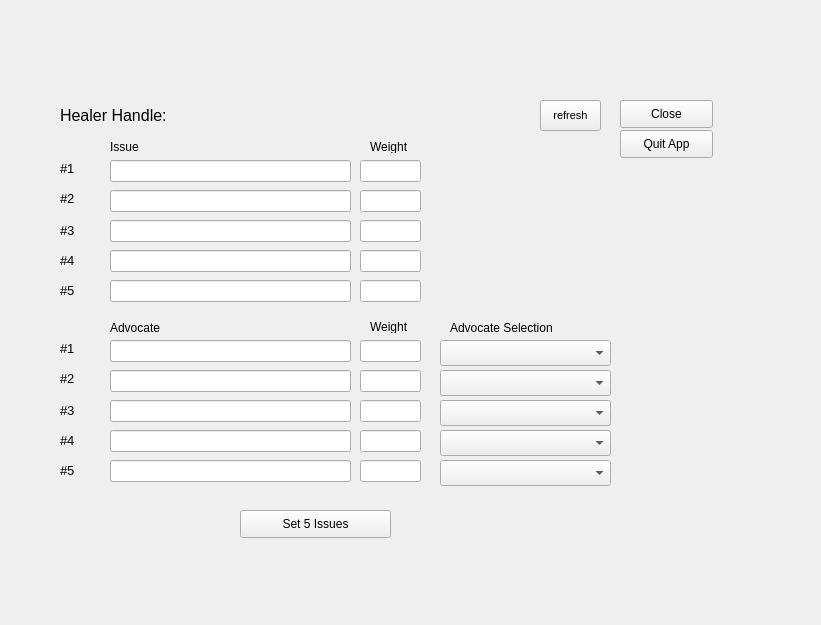
<?xml version="1.0" encoding="UTF-8"?>
<ui version="4.0">
 <class>Form</class>
 <widget class="QWidget" name="Form">
  <property name="geometry">
   <rect>
    <x>0</x>
    <y>0</y>
    <width>821</width>
    <height>625</height>
   </rect>
  </property>
  <property name="windowkind">
   <string>Form</string>
  </property>
  <widget class="QLineEdit" name="issue_5">
   <property name="geometry">
    <rect>
     <x>110</x>
     <y>280</y>
     <width>241</width>
     <height>22</height>
    </rect>
   </property>
   <property name="font">
    <font>
     <pointsize>8</pointsize>
    </font>
   </property>
  </widget>
  <widget class="QLineEdit" name="issue_weight_2">
   <property name="geometry">
    <rect>
     <x>360</x>
     <y>190</y>
     <width>61</width>
     <height>22</height>
    </rect>
   </property>
   <property name="font">
    <font>
     <pointsize>8</pointsize>
    </font>
   </property>
  </widget>
  <widget class="QLabel" name="label_8">
   <property name="geometry">
    <rect>
     <x>60</x>
     <y>250</y>
     <width>41</width>
     <height>20</height>
    </rect>
   </property>
   <property name="font">
    <font>
     <pointsize>10</pointsize>
    </font>
   </property>
   <property name="text">
    <string>#4</string>
   </property>
  </widget>
  <widget class="QComboBox" name="advocate_combo_5">
   <property name="geometry">
    <rect>
     <x>440</x>
     <y>460</y>
     <width>171</width>
     <height>26</height>
    </rect>
   </property>
   <property name="font">
    <font>
     <pointsize>8</pointsize>
    </font>
   </property>
  </widget>
  <widget class="QLineEdit" name="issue_weight_7">
   <property name="geometry">
    <rect>
     <x>360</x>
     <y>370</y>
     <width>61</width>
     <height>22</height>
    </rect>
   </property>
   <property name="font">
    <font>
     <pointsize>8</pointsize>
    </font>
   </property>
  </widget>
  <widget class="QLabel" name="label_11">
   <property name="geometry">
    <rect>
     <x>60</x>
     <y>460</y>
     <width>41</width>
     <height>20</height>
    </rect>
   </property>
   <property name="font">
    <font>
     <pointsize>10</pointsize>
    </font>
   </property>
   <property name="text">
    <string>#5</string>
   </property>
  </widget>
  <widget class="QLineEdit" name="issue_weight_6">
   <property name="geometry">
    <rect>
     <x>360</x>
     <y>340</y>
     <width>61</width>
     <height>22</height>
    </rect>
   </property>
   <property name="font">
    <font>
     <pointsize>8</pointsize>
    </font>
   </property>
  </widget>
  <widget class="QLabel" name="label_9">
   <property name="geometry">
    <rect>
     <x>60</x>
     <y>280</y>
     <width>41</width>
     <height>20</height>
    </rect>
   </property>
   <property name="font">
    <font>
     <pointsize>10</pointsize>
    </font>
   </property>
   <property name="text">
    <string>#5</string>
   </property>
  </widget>
  <widget class="QPushButton" name="refresh_all_button">
   <property name="geometry">
    <rect>
     <x>540</x>
     <y>100</y>
     <width>61</width>
     <height>31</height>
    </rect>
   </property>
   <property name="font">
    <font>
     <pointsize>8</pointsize>
    </font>
   </property>
   <property name="text">
    <string>refresh</string>
   </property>
  </widget>
  <widget class="QLineEdit" name="issue_4">
   <property name="geometry">
    <rect>
     <x>110</x>
     <y>250</y>
     <width>241</width>
     <height>22</height>
    </rect>
   </property>
   <property name="font">
    <font>
     <pointsize>8</pointsize>
    </font>
   </property>
  </widget>
  <widget class="QLabel" name="label_10">
   <property name="geometry">
    <rect>
     <x>60</x>
     <y>370</y>
     <width>31</width>
     <height>16</height>
    </rect>
   </property>
   <property name="font">
    <font>
     <pointsize>10</pointsize>
    </font>
   </property>
   <property name="text">
    <string>#2</string>
   </property>
  </widget>
  <widget class="QLabel" name="label_2">
   <property name="geometry">
    <rect>
     <x>60</x>
     <y>160</y>
     <width>31</width>
     <height>16</height>
    </rect>
   </property>
   <property name="font">
    <font>
     <pointsize>10</pointsize>
    </font>
   </property>
   <property name="text">
    <string>#1</string>
   </property>
  </widget>
  <widget class="QComboBox" name="advocate_combo_1">
   <property name="geometry">
    <rect>
     <x>440</x>
     <y>340</y>
     <width>171</width>
     <height>26</height>
    </rect>
   </property>
   <property name="font">
    <font>
     <pointsize>8</pointsize>
    </font>
   </property>
  </widget>
  <widget class="QLineEdit" name="issue_3">
   <property name="geometry">
    <rect>
     <x>110</x>
     <y>220</y>
     <width>241</width>
     <height>22</height>
    </rect>
   </property>
   <property name="font">
    <font>
     <pointsize>8</pointsize>
    </font>
   </property>
  </widget>
  <widget class="QLineEdit" name="issue_2">
   <property name="geometry">
    <rect>
     <x>110</x>
     <y>190</y>
     <width>241</width>
     <height>22</height>
    </rect>
   </property>
   <property name="font">
    <font>
     <pointsize>8</pointsize>
    </font>
   </property>
  </widget>
  <widget class="QComboBox" name="advocate_combo_4">
   <property name="geometry">
    <rect>
     <x>440</x>
     <y>430</y>
     <width>171</width>
     <height>26</height>
    </rect>
   </property>
   <property name="font">
    <font>
     <pointsize>8</pointsize>
    </font>
   </property>
  </widget>
  <widget class="QLabel" name="label_12">
   <property name="geometry">
    <rect>
     <x>60</x>
     <y>400</y>
     <width>21</width>
     <height>20</height>
    </rect>
   </property>
   <property name="font">
    <font>
     <pointsize>10</pointsize>
    </font>
   </property>
   <property name="text">
    <string>#3</string>
   </property>
  </widget>
  <widget class="QLabel" name="label_6">
   <property name="geometry">
    <rect>
     <x>110</x>
     <y>320</y>
     <width>81</width>
     <height>16</height>
    </rect>
   </property>
   <property name="text">
    <string>Advocate</string>
   </property>
  </widget>
  <widget class="QLineEdit" name="issue_1">
   <property name="geometry">
    <rect>
     <x>110</x>
     <y>160</y>
     <width>241</width>
     <height>22</height>
    </rect>
   </property>
   <property name="font">
    <font>
     <pointsize>8</pointsize>
    </font>
   </property>
  </widget>
  <widget class="QPushButton" name="set5issues">
   <property name="geometry">
    <rect>
     <x>240</x>
     <y>510</y>
     <width>151</width>
     <height>28</height>
    </rect>
   </property>
   <property name="text">
    <string>Set 5 Issues</string>
   </property>
  </widget>
  <widget class="QLineEdit" name="issue_weight_9">
   <property name="geometry">
    <rect>
     <x>360</x>
     <y>430</y>
     <width>61</width>
     <height>22</height>
    </rect>
   </property>
   <property name="font">
    <font>
     <pointsize>8</pointsize>
    </font>
   </property>
  </widget>
  <widget class="QPushButton" name="quit_button">
   <property name="geometry">
    <rect>
     <x>620</x>
     <y>130</y>
     <width>93</width>
     <height>28</height>
    </rect>
   </property>
   <property name="text">
    <string>Quit App</string>
   </property>
  </widget>
  <widget class="QComboBox" name="advocate_combo_2">
   <property name="geometry">
    <rect>
     <x>440</x>
     <y>370</y>
     <width>171</width>
     <height>26</height>
    </rect>
   </property>
   <property name="font">
    <font>
     <pointsize>8</pointsize>
    </font>
   </property>
  </widget>
  <widget class="QLabel" name="label_13">
   <property name="geometry">
    <rect>
     <x>60</x>
     <y>430</y>
     <width>41</width>
     <height>20</height>
    </rect>
   </property>
   <property name="font">
    <font>
     <pointsize>10</pointsize>
    </font>
   </property>
   <property name="text">
    <string>#4</string>
   </property>
  </widget>
  <widget class="QLineEdit" name="issue_weight_4">
   <property name="geometry">
    <rect>
     <x>360</x>
     <y>250</y>
     <width>61</width>
     <height>22</height>
    </rect>
   </property>
   <property name="font">
    <font>
     <pointsize>8</pointsize>
    </font>
   </property>
  </widget>
  <widget class="QPushButton" name="close_button">
   <property name="geometry">
    <rect>
     <x>620</x>
     <y>100</y>
     <width>93</width>
     <height>28</height>
    </rect>
   </property>
   <property name="text">
    <string>Close</string>
   </property>
  </widget>
  <widget class="QLabel" name="label_15">
   <property name="geometry">
    <rect>
     <x>370</x>
     <y>140</y>
     <width>47</width>
     <height>13</height>
    </rect>
   </property>
   <property name="text">
    <string>Weight</string>
   </property>
  </widget>
  <widget class="QLineEdit" name="issue_7">
   <property name="geometry">
    <rect>
     <x>110</x>
     <y>400</y>
     <width>241</width>
     <height>22</height>
    </rect>
   </property>
   <property name="font">
    <font>
     <pointsize>8</pointsize>
    </font>
   </property>
  </widget>
  <widget class="QLabel" name="label_5">
   <property name="geometry">
    <rect>
     <x>110</x>
     <y>140</y>
     <width>47</width>
     <height>13</height>
    </rect>
   </property>
   <property name="text">
    <string>Issue</string>
   </property>
  </widget>
  <widget class="QLineEdit" name="issue_6">
   <property name="geometry">
    <rect>
     <x>110</x>
     <y>430</y>
     <width>241</width>
     <height>22</height>
    </rect>
   </property>
   <property name="font">
    <font>
     <pointsize>8</pointsize>
    </font>
   </property>
  </widget>
  <widget class="QLabel" name="label_17">
   <property name="geometry">
    <rect>
     <x>450</x>
     <y>320</y>
     <width>121</width>
     <height>16</height>
    </rect>
   </property>
   <property name="text">
    <string>Advocate Selection</string>
   </property>
  </widget>
  <widget class="QLineEdit" name="issue_weight_1">
   <property name="geometry">
    <rect>
     <x>360</x>
     <y>160</y>
     <width>61</width>
     <height>22</height>
    </rect>
   </property>
   <property name="font">
    <font>
     <pointsize>8</pointsize>
    </font>
   </property>
  </widget>
  <widget class="QLineEdit" name="issue_9">
   <property name="geometry">
    <rect>
     <x>110</x>
     <y>340</y>
     <width>241</width>
     <height>22</height>
    </rect>
   </property>
   <property name="font">
    <font>
     <pointsize>8</pointsize>
    </font>
   </property>
  </widget>
  <widget class="QLabel" name="label_7">
   <property name="geometry">
    <rect>
     <x>60</x>
     <y>220</y>
     <width>21</width>
     <height>20</height>
    </rect>
   </property>
   <property name="font">
    <font>
     <pointsize>10</pointsize>
    </font>
   </property>
   <property name="text">
    <string>#3</string>
   </property>
  </widget>
  <widget class="QLabel" name="label_3">
   <property name="geometry">
    <rect>
     <x>60</x>
     <y>100</y>
     <width>301</width>
     <height>31</height>
    </rect>
   </property>
   <property name="font">
    <font>
     <pointsize>12</pointsize>
    </font>
   </property>
   <property name="text">
    <string>Healer Handle:</string>
   </property>
  </widget>
  <widget class="QLineEdit" name="issue_10">
   <property name="geometry">
    <rect>
     <x>110</x>
     <y>370</y>
     <width>241</width>
     <height>22</height>
    </rect>
   </property>
   <property name="font">
    <font>
     <pointsize>8</pointsize>
    </font>
   </property>
  </widget>
  <widget class="QLabel" name="label_4">
   <property name="geometry">
    <rect>
     <x>60</x>
     <y>190</y>
     <width>31</width>
     <height>16</height>
    </rect>
   </property>
   <property name="font">
    <font>
     <pointsize>10</pointsize>
    </font>
   </property>
   <property name="text">
    <string>#2</string>
   </property>
  </widget>
  <widget class="QLabel" name="label_14">
   <property name="geometry">
    <rect>
     <x>60</x>
     <y>340</y>
     <width>31</width>
     <height>16</height>
    </rect>
   </property>
   <property name="font">
    <font>
     <pointsize>10</pointsize>
    </font>
   </property>
   <property name="text">
    <string>#1</string>
   </property>
  </widget>
  <widget class="QComboBox" name="advocate_combo_3">
   <property name="geometry">
    <rect>
     <x>440</x>
     <y>400</y>
     <width>171</width>
     <height>26</height>
    </rect>
   </property>
   <property name="font">
    <font>
     <pointsize>8</pointsize>
    </font>
   </property>
  </widget>
  <widget class="QLineEdit" name="issue_weight_3">
   <property name="geometry">
    <rect>
     <x>360</x>
     <y>220</y>
     <width>61</width>
     <height>22</height>
    </rect>
   </property>
   <property name="font">
    <font>
     <pointsize>8</pointsize>
    </font>
   </property>
  </widget>
  <widget class="QLineEdit" name="issue_weight_8">
   <property name="geometry">
    <rect>
     <x>360</x>
     <y>460</y>
     <width>61</width>
     <height>22</height>
    </rect>
   </property>
   <property name="font">
    <font>
     <pointsize>8</pointsize>
    </font>
   </property>
  </widget>
  <widget class="QLineEdit" name="issue_weight_5">
   <property name="geometry">
    <rect>
     <x>360</x>
     <y>280</y>
     <width>61</width>
     <height>22</height>
    </rect>
   </property>
   <property name="font">
    <font>
     <pointsize>8</pointsize>
    </font>
   </property>
  </widget>
  <widget class="QLabel" name="label_16">
   <property name="geometry">
    <rect>
     <x>370</x>
     <y>320</y>
     <width>47</width>
     <height>13</height>
    </rect>
   </property>
   <property name="text">
    <string>Weight</string>
   </property>
  </widget>
  <widget class="QLineEdit" name="issue_weight_10">
   <property name="geometry">
    <rect>
     <x>360</x>
     <y>400</y>
     <width>61</width>
     <height>22</height>
    </rect>
   </property>
   <property name="font">
    <font>
     <pointsize>8</pointsize>
    </font>
   </property>
  </widget>
  <widget class="QLineEdit" name="issue_8">
   <property name="geometry">
    <rect>
     <x>110</x>
     <y>460</y>
     <width>241</width>
     <height>22</height>
    </rect>
   </property>
   <property name="font">
    <font>
     <pointsize>8</pointsize>
    </font>
   </property>
  </widget>
 </widget>
 <resources/>
 <connections/>
</ui>
